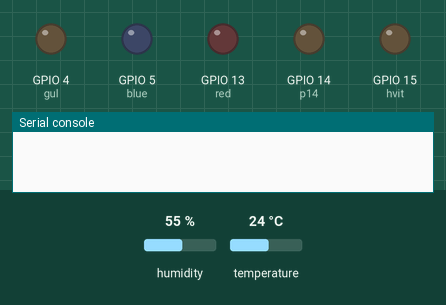
This program was run on a simulated ESP32 board running MicroPython. Parts: output pins drawn as LEDs (lit = HIGH), the last lines printed to the serial console. Inputs (shaded band) come from the test bench; at power-on: temperature 24 °C, humidity 55 %.

Above: at 1.2 s.
1.3 s: temperature set to 28 °C
4.3 s: temperature set to 31 °C
At 7.2 s:
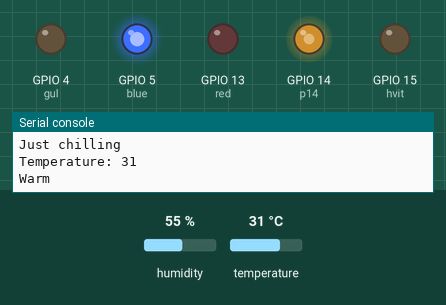
7.5 s: temperature set to 38 °C
10.5 s: temperature set to 41 °C
At 13.2 s:
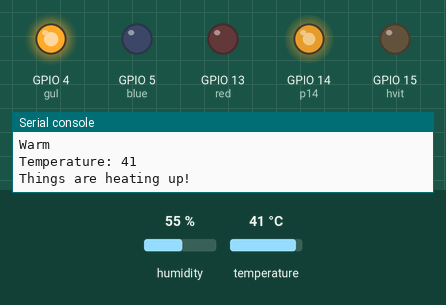
13.6 s: temperature set to 12 °C
At 15.6 s:
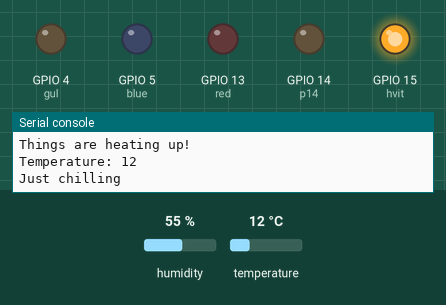
16.6 s: temperature set to 33 °C
At 19.1 s:
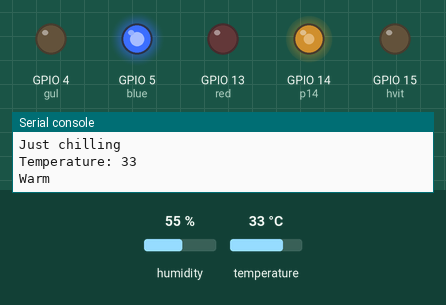
Timing chart, 0 to 20.6 s (numbered marks = the images above; inputs shaded):
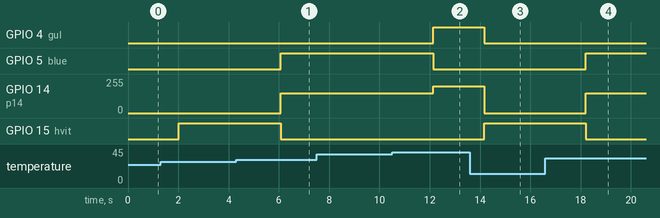

The program:

boxcooler.py
```python
#controll o

import machine
import time
import dht

red = machine.Pin(13, machine.Pin.OUT)
gul = machine.Pin(4, machine.Pin.OUT)
blue = machine.Pin(5, machine.Pin.OUT)
hvit = machine.Pin(15, machine.Pin.OUT)

pwmduty = 0
sensor = dht.DHT11(machine.Pin(12))

p14 = machine.Pin(14)
pwm14 = machine.PWM(p14)
pwm14.freq(500)
pwm14.duty(pwmduty)

def lightsoff():
  red.off()
  gul.off()
  blue.off()
  hvit.off()

lightsoff()

while True:
  try:
    time.sleep(2)
    sensor.measure()
    temp = sensor.temperature()
    hum = sensor.humidity()
    temp_f = temp * (9/5) + 32.0
    print('Temperature:', temp)
  except OSError as e:
    print('Failed to read sensor.')
    temp = 99
  if(temp <=29):
    print("Just chilling")
    pwmduty = 0
    lightsoff()
    hvit.on()
  elif(temp >= 30 and temp <=39):
    print("Warm")
    pwmduty = 600
    lightsoff()
    blue.on()
  elif(temp >= 40 and temp <=49):
    print("Things are heating up!")
    pwmduty = 800
    lightsoff()
    gul.on()
  elif(temp >= 50 and temp <=98):
    print("HIGH TEMPERATURE")
    pwmduty = 1023
    lightsoff()
    red.on()
  elif(temp >= 99):
    print("FULL SPEED AHEAD!")
    pwmduty = 1023
    lightsoff()
    red.on()
    gul.on()
  else:
    pwmduty = 0
  pwm14.duty(pwmduty)
```

Measured:
- the behaviour switches between 29 and 30 °C on temperature (found by bisection; images 0 and 1)
- the behaviour switches between 39 and 40 °C on temperature (found by bisection; images 1 and 2)
- after the input at 4.3 s, GPIO 5 (blue): LOW → HIGH after 1.8 s; GPIO 14 (p14): 0/255 → 150/255 after 1.8 s; GPIO 15 (hvit): HIGH → LOW after 1.8 s
- after the input at 10.5 s, GPIO 4 (gul): LOW → HIGH after 1.6 s; GPIO 5 (blue): HIGH → LOW after 1.6 s; GPIO 14 (p14): 150/255 → 199/255 after 1.6 s
- after the input at 13.6 s, GPIO 4 (gul): HIGH → LOW after 0.56 s; GPIO 14 (p14): 199/255 → 0/255 after 0.56 s; GPIO 15 (hvit): LOW → HIGH after 0.56 s
- after the input at 16.6 s, GPIO 5 (blue): LOW → HIGH after 1.6 s; GPIO 14 (p14): 0/255 → 150/255 after 1.6 s; GPIO 15 (hvit): HIGH → LOW after 1.6 s
